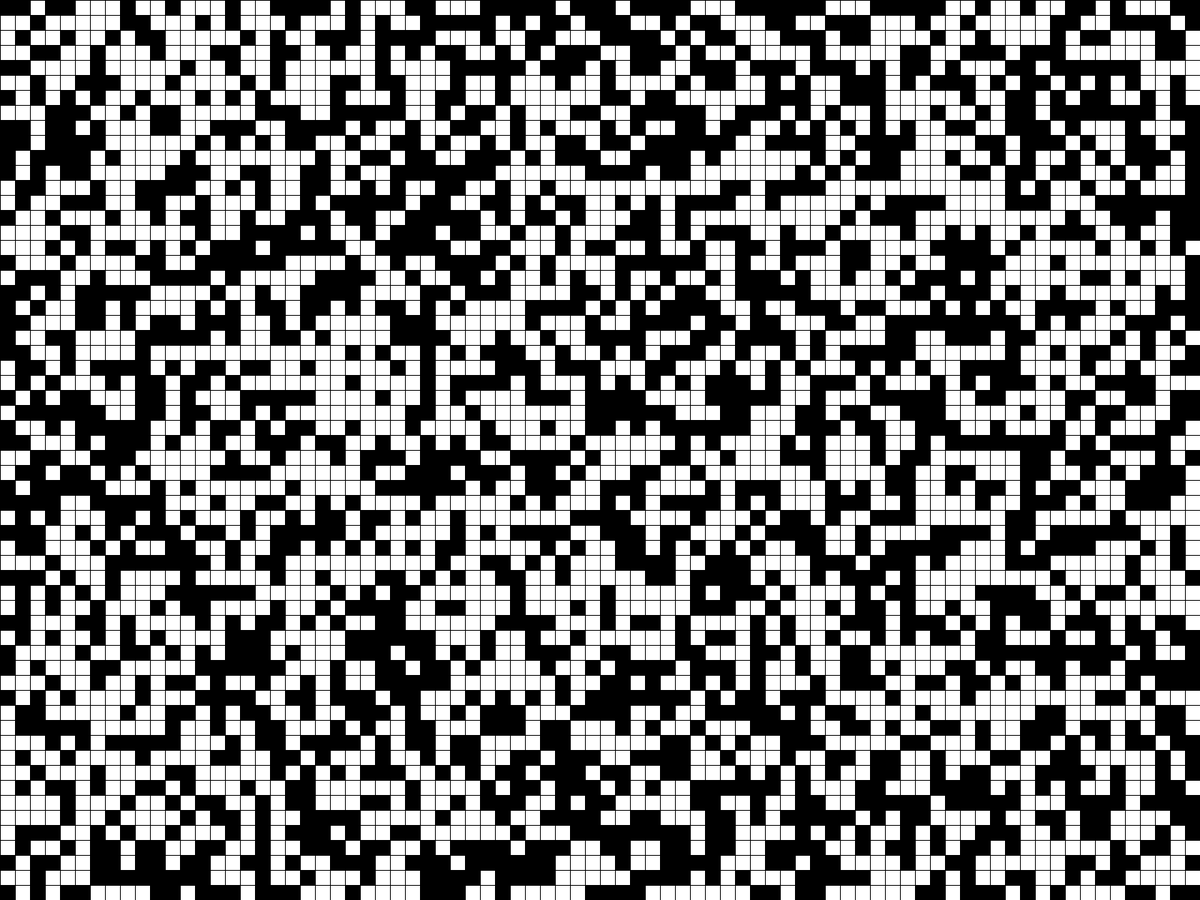
Frame 1 (no input)
Frame 60 (the mouse pressed at the canvas centre just before this capture): identical to frame 1, image omitted
Frame 120 (the mouse held since frame 60 and released just before this capture): identical to frame 1, image omitted

The Processing sketch that drew this single still picture (run headless with seeded random() and noise(); from frame 60 on, the mouse is pressed at the canvas centre):

// Processing sketch: main
// ── main.pde
import java.util.ArrayList;
import java.util.Random;

int grid_width = 100;
int grid_height = 100;
int cell_resolution = 20;
Grid grid;

Random random = new Random();
double random_probability = 0.45;


void setup() {
  fullScreen();
  grid_width = displayWidth / cell_resolution;
  grid_height = displayHeight / cell_resolution;
  grid = new Grid(grid_width, grid_height, cell_resolution);
}

void draw() {
  background(255); // Optional: Clear the background each frame
  grid.display();
  
  if (mousePressed){
    if (mouseButton == LEFT){
      grid.set_cell((int) mouseX / cell_resolution, (int)mouseY / cell_resolution, true);
    }
    else if (mouseButton == RIGHT){
      grid.set_cell((int) mouseX / cell_resolution, (int)mouseY / cell_resolution,false);
    }
  }
}

void keyPressed(){
  if (key == ENTER){
    println("working");
    grid = grid.update();
  }
  else if (key == DELETE){
    grid.reset();
  }
  else if (key == ' '){
    grid = new Grid(grid_width, grid_height, cell_resolution);
  }
}

// ── Cells.pde


class Cell {
  boolean is_alive;
  
  Cell(boolean is_alive) {
    this.is_alive = is_alive;
  }
  
  boolean update(ArrayList<Cell> neighbours) {
    int total_living = 0;
    
    for (Cell neighbour : neighbours) {
      if (neighbour.is_alive) {
        total_living++;
      }
    }
    
    // Applying the rules of Conway's Game of Life
    if (is_alive) {
      if ((total_living == 3) || (total_living == 4)) {
        return true; // Cell survives
      } else {
        return false; // Cell dies due to overpopulation or underpopulation
      }
    } else {
      if (total_living == 3) {
        return true; // Cell becomes alive due to reproduction
      } else {
        return false; // Cell remains dead
      }
    }
  }
}

// ── Grid.pde
class Grid {
  
  ArrayList<Cell>[][] cell_array;
  int grid_width;
  int grid_height;
  int cell_resolution;
  
  Grid(int grid_width, int grid_height, int cell_resolution) {
    this.grid_width = grid_width;
    this.grid_height = grid_height;
    this.cell_resolution = cell_resolution;
    
    this.cell_array = new ArrayList[grid_width][grid_height];
    
    for (int x = 0; x < grid_width; x++) {
      for (int y = 0; y < grid_height; y++) {
        this.cell_array[x][y] = new ArrayList<>();
        this.cell_array[x][y].add(new TerrainGeneratorCell(random.nextDouble() < random_probability));
      }
    }
  }
  
  void set_cell(int x, int y, boolean new_value) {
    this.cell_array[x][y].get(0).is_alive = new_value;
  }
  
  ArrayList<Cell> get_neighbours(int x, int y) {
    ArrayList<Cell> neighbours = new ArrayList<>();
    
    for (int dx = -1; dx <= 1; dx++) {
      for (int dy = -1; dy <= 1; dy++) {
        int nx = (x + dx + grid_width) % grid_width;
        int ny = (y + dy + grid_height) % grid_height;
        neighbours.add(cell_array[nx][ny].get(0));
      }
    }
    return neighbours;
  }
  
  Grid update() {
    Grid new_grid = new Grid(grid_width, grid_height, cell_resolution);
    
    for (int x = 0; x < grid_width; x++) {
      for (int y = 0; y < grid_height; y++) {
        new_grid.set_cell(x, y, cell_array[x][y].get(0).update(get_neighbours(x, y)));
      }
    }
    return new_grid;
  }
  
  void display() {
    for (int x = 0; x < grid_width; x++) {
      for (int y = 0; y < grid_height; y++) {
        if (cell_array[x][y].get(0).is_alive) {
          fill(0);
        } else {
          fill(255);
        }
        rect(cell_resolution * x, cell_resolution * y, cell_resolution, cell_resolution);
      }
    }
  }
  
  void reset(){
    for (int x = 0; x < grid_width; x++) {
      for (int y = 0; y < grid_height; y++) {
        set_cell(x, y, false);
      }
    }
  }
}

// ── TerrainGeneratorCell.pde


class TerrainGeneratorCell extends Cell{
  
  TerrainGeneratorCell(boolean is_alive) {
    super(is_alive);
  }
  
  @Override
  boolean update(ArrayList<Cell> neighbours) {
    int total_living = 0;
    
    for (Cell neighbour : neighbours) {
      if (neighbour.is_alive) {
        total_living++;
      }
    }
    
    // Applying the rules of terrain generation
    if (super.is_alive) {
        return total_living >= 4; // Land survives if surrounded by 4 or more land cells
    } else {
        return total_living >= 5; // Water becomes land if surrounded by 5 or more land cells
    }
  }
}
  
